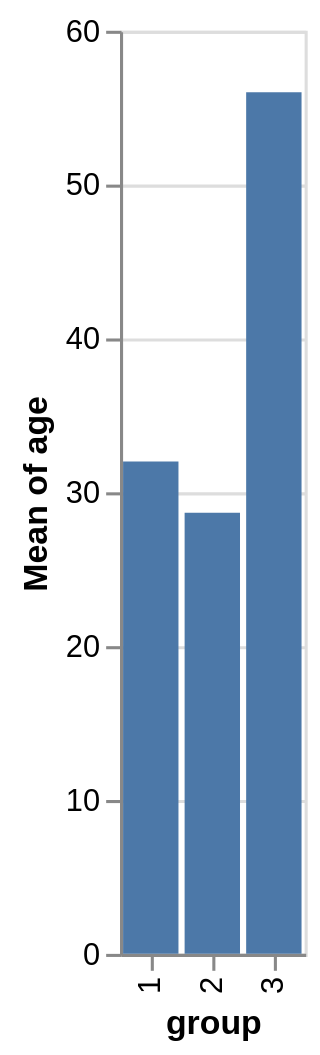

Write the Vega-Lite specification saved for this chart.
### Vega-Lite specification from a JSON file in a GitHub repository (floating-point values rounded to 4 significant figures)
{"$schema": "https://vega.github.io/schema/vega-lite/v5.json", "data": {"values": [{"group": "1", "person": "Alan"}, {"group": "1", "person": "George"}, {"group": "1", "person": "Fred"}, {"group": "2", "person": "Steve"}, {"group": "2", "person": "Nick"}, {"group": "2", "person": "Will"}, {"group": "3", "person": "Cole"}, {"group": "3", "person": "Rick"}, {"group": "3", "person": "Tom"}]}, "description": "Using the lookup transform to combine data", "encoding": {"x": {"field": "group", "type": "ordinal"}, "y": {"aggregate": "mean", "field": "age", "type": "quantitative"}}, "mark": "bar", "transform": [{"from": {"data": {"values": [{"name": "Alan", "age": "25", "height": "180"}, {"name": "George", "age": "32", "height": "174"}, {"name": "Fred", "age": "39", "height": "182"}, {"name": "Steve", "age": "42", "height": "161"}, {"name": "Nick", "age": "23", "height": "180"}, {"name": "Will", "age": "21", "height": "168"}, {"name": "Cole", "age": "51", "height": "160"}, {"name": "Rick", "age": "63", "height": "181"}, {"name": "Tom", "age": "54", "height": "179"}]}, "fields": ["age", "height"], "key": "name"}, "lookup": "person"}]}
